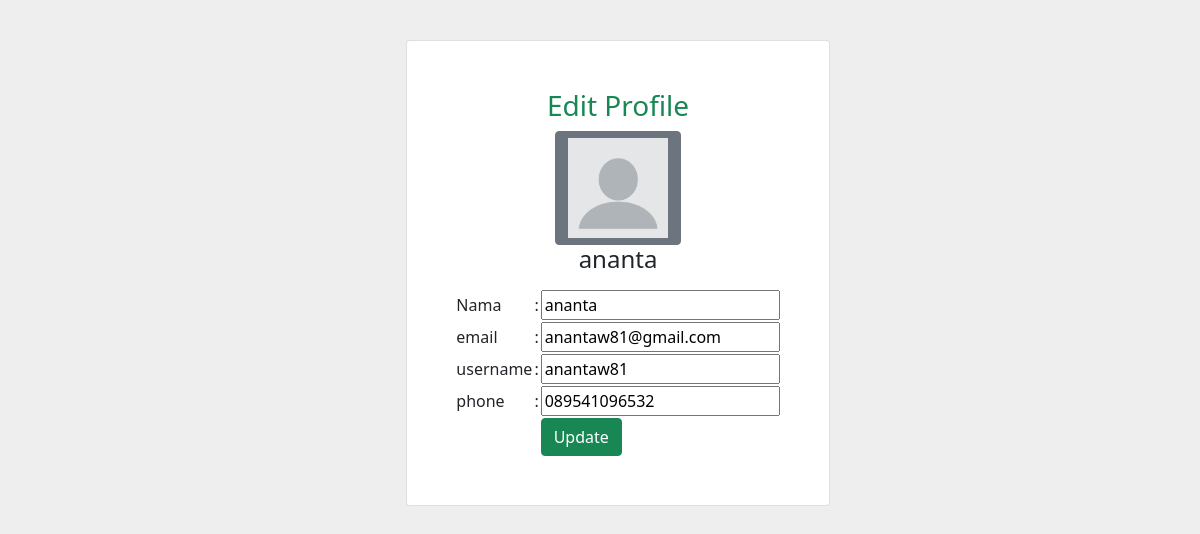
Screenshot of /editprofile.php?id_user=3 (signed in) with the database file from the repository.
### tables this page shows
CREATE TABLE `user` (
  `id_user` int(11) NOT NULL,
  `nama_user` varchar(100) DEFAULT NULL,
  `email` varchar(50) DEFAULT NULL,
  `username` varchar(20) DEFAULT NULL,
  `password` varchar(40) DEFAULT NULL,
  `hp` varchar(12) DEFAULT NULL
);

### config.php (called while the page is built, shortened)
<?php
$koneksi = mysqli_connect("localhost", "root", "", "takemyherb");
function query($query){
    global $koneksi;
    $result = mysqli_query($koneksi, $query);
    $rows = [];
    while($row = mysqli_fetch_assoc($result) ){
        $rows[] = $row;
    }
    return $rows;
}
?>

### editprofile.php (the view, shortened to what this page needs)
<?php
    require 'config.php';
    if(!isset($_SESSION['username'])){
        echo "<script>alert('Anda belum melakukan login!')
            window.location.replace('index.php')
        </script>";
    }
    else {
        $session_username = $_SESSION['username'];
        $sql = "SELECT * FROM user WHERE username='$session_username'";
        $result = mysqli_query($koneksi, $sql);
        if ($result->num_rows > 0) {
            $row = mysqli_fetch_assoc($result);
            if ($row['id_user'] != 0){
                $id = $row['id_user'];
                $who = 2;
            }
            else{
                $id = $_GET['id_user'];
            }
        }
    };
    $user = query("SELECT * FROM user WHERE id_user = $id");
?>
<!DOCTYPE html>
<html>
<head>
    <link rel="stylesheet" href="https://cdn.jsdelivr.net/npm/bootstrap-icons@1.7.2/font/bootstrap-icons.css">
    <link href="https://cdn.jsdelivr.net/npm/bootstrap@5.1.3/dist/css/bootstrap.min.css" rel="stylesheet">
    <link rel="stylesheet" href="css/style.css">
</head>
<body style="background-color: rgb(238,238,238);">
<div class="container mt-4 mb-4 m-5 p-3 d-flex justify-content-center">
        <div class="card p-5">
            <h3 class="text-center text-success">Edit Profile</h3>
            <table>
            <form action="" method="post">
            <?php foreach($user as $row): ?>
            <div class="image d-flex flex-column justify-content-center align-items-center">
                <button class="btn btn-secondary">
                <img src="img/profile/2.jpg" height="100" width="100" />
                </button> <h4><span class="name mt-3"><?= $row['nama_user'];?></span></h4>
                <div class="d-flex flex-row justify-content-center align-items-center gap-2">
                <tr>
                <td>Nama</td>
                <td>:</td>
                    <td>
                        <input type="text" name="nama" id="nama" value="<?= $row['nama_user']; ?>">
                    </td>
                </tr>
                <tr>
                    <td>email</td>
                    <td>:</td>
                    <td>
                        <input type="text" name="email" id="email" value="<?= $row['email']; ?>">
                    </td>
                </tr>
                <tr>
                    <td>username</td>
                    <td>:</td>
                    <td>
                        <input type="text" name="username" id="username" value="<?= $row['username']; ?>">
                    </td>
                </tr>
                <tr>
                    <td>phone</td>
                    <td>:</td>
                    <td>
                        <input type="text" name="phone" id="phone" value="<?= $row['hp']; ?>">
                    </td>
                </tr>
                <tr>
                    <td></td>
                    <td></td>
                    <td>
                        <input type="submit" value="Update" class="btn btn-success" name="update">
                    </td>
                </tr>
                </div>
            </div>
            <?php endforeach; ?>
            </form>
            </table>
        </div>
    </div>
</body>
</html>

### rows the page displays
user: nama_user "ananta", nama "ananta", email "anantaw81@gmail.com", username "anantaw81", phone "089541096532"
